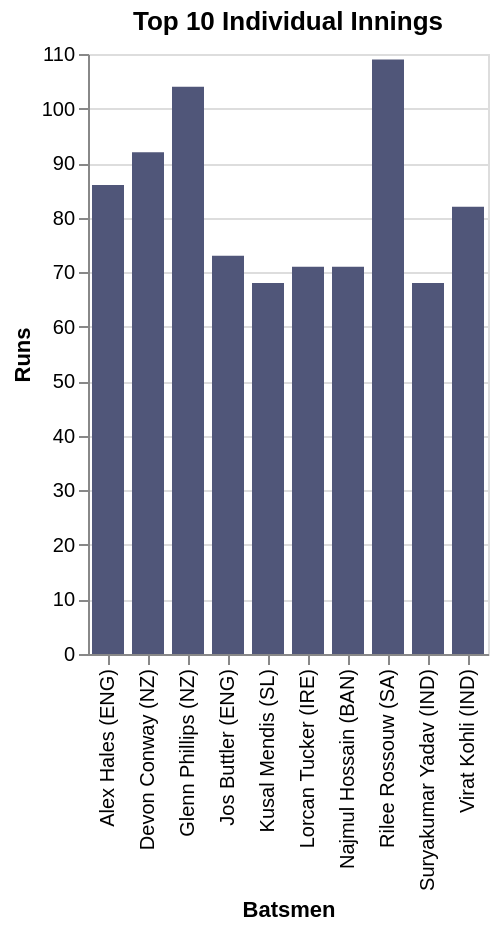

Specify this chart in Vega-Lite:
### Vega-Lite specification from a JSON file in a GitHub repository (floating-point values rounded to 4 significant figures)
{"$schema": "https://vega.github.io/schema/vega-lite/v5.json", "title": "Top 10 Individual Innings", "data": {"values": [{"Batsmen": "Rilee Rossouw (SA)", "Runs": 109, "fill": "#FF3333"}, {"Batsmen": "Glenn Phillips (NZ)", "Runs": 104}, {"Batsmen": "Devon Conway (NZ)", "Runs": 92}, {"Batsmen": "Alex Hales (ENG)", "Runs": 86}, {"Batsmen": "Virat Kohli (IND)", "Runs": 82}, {"Batsmen": "Jos Buttler (ENG)", "Runs": 73}, {"Batsmen": "Najmul Hossain (BAN)", "Runs": 71}, {"Batsmen": "Lorcan Tucker (IRE)", "Runs": 71}, {"Batsmen": "Kusal Mendis (SL)", "Runs": 68}, {"Batsmen": "Suryakumar Yadav (IND)", "Runs": 68}]}, "params": [{"name": "highlight", "select": {"type": "point", "on": "pointerover"}}, {"name": "select", "select": "point"}], "mark": {"type": "bar", "fill": "#505679", "stroke": "black", "cursor": "pointer"}, "encoding": {"x": {"field": "Batsmen", "type": "ordinal"}, "y": {"field": "Runs", "type": "quantitative"}, "fillOpacity": {"condition": {"param": "select", "value": 1}, "value": 0.3}, "strokeWidth": {"condition": [{"param": "select", "empty": false, "value": 2}, {"param": "highlight", "empty": false, "value": 1}], "value": 0}}, "config": {"scale": {"bandPaddingInner": 0.2}}}
